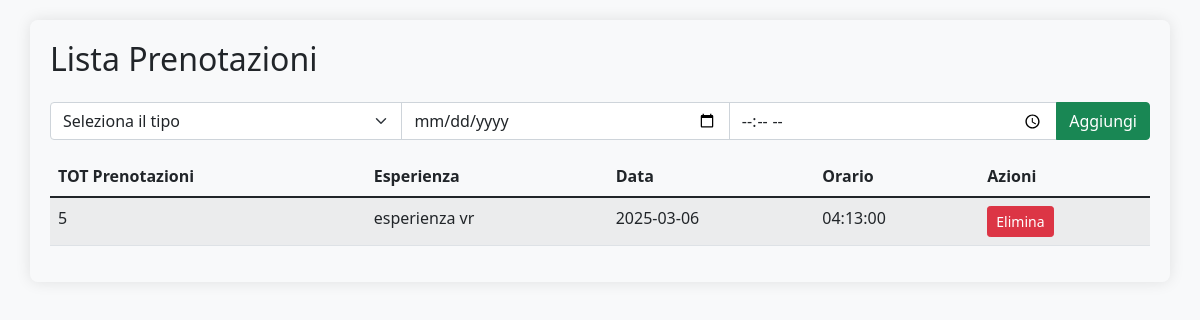
The page /lista_prenotazioni.php (signed in) on the database its author committed.
### tables this page shows
CREATE TABLE `prenotazioni` (
  `id` int(11) NOT NULL,
  `tipo_persona` varchar(255) NOT NULL,
  `data` date NOT NULL,
  `orario` time NOT NULL,
  `id_utilisatore` int(11) DEFAULT NULL
);

### lista_prenotazioni.php (the view, shortened to what this page needs)
<?php
include 'db.php';
$stmt = $pdo->prepare("SELECT id, tipo_persona, data, orario FROM prenotazioni");
$stmt->execute();
$prenotazioni = $stmt->fetchAll();
?>
<!DOCTYPE html>
<html lang="it">
<head>
    <link href="https://cdn.jsdelivr.net/npm/bootstrap@5.1.3/dist/css/bootstrap.min.css" rel="stylesheet">
</head>
<body>
<div class="container">
    <h2 class="mb-4">Lista Prenotazioni</h2>
    <form action="add_prenotazione.php" method="post" class="mb-3">
        <div class="input-group mb-3">
            <select name="tipo_persona" class="form-select" required>
                <option value="">Seleziona il tipo</option>
            </select>
            <input type="date" name="data" class="form-control" required>
            <input type="time" name="orario" class="form-control" required>
            <button type="submit" class="btn btn-success">Aggiungi</button>
        </div>
    </form>
    <table class="table table-striped">
        <thead>
            <tr>
                <th>TOT Prenotazioni</th>
                <th>Esperienza</th>
                <th>Data</th>
                <th>Orario</th>
                <th>Azioni</th>
            </tr>
        </thead>
        <tbody>
            <?php foreach ($prenotazioni as $prenotazione): ?>
            <tr>
                <td><?= htmlspecialchars($prenotazione['id']) ?></td>
                <td><?= htmlspecialchars($prenotazione['tipo_persona']) ?></td>
                <td><?= htmlspecialchars($prenotazione['data']) ?></td>
                <td><?= htmlspecialchars($prenotazione['orario']) ?></td>
                <td>
                    <form action="delete_prenotazione.php" method="post">
                        <button type="submit" class="btn btn-danger btn-sm">Elimina</button>
                    </form>
                </td>
            </tr>
            <?php endforeach; ?>
        </tbody>
    </table>
</div>
</body>
</html>

### lista_prenotazioni.php (style rules this page uses)
body { background-color: #f8f9fa; padding-top: 20px; }
.container { box-shadow: 0 0 15px rgba(0, 0, 0, 0.1); border-radius: 8px; padding: 20px; }

### rows shown on the page
prenotazioni: id "5", tipo_persona "esperienza vr", data "2025-03-06", orario "04:13:00"
